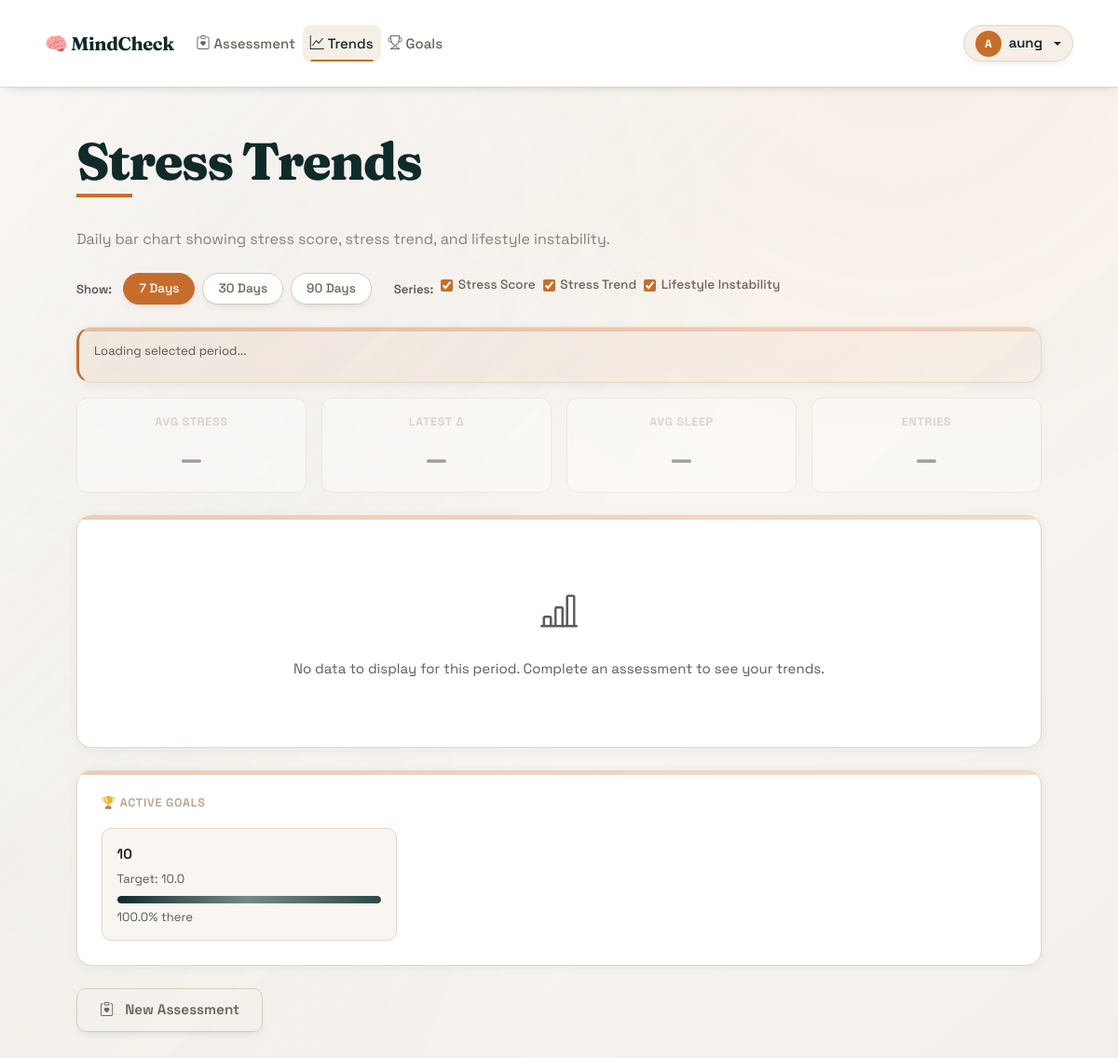
The app's page /history (signed in), older data.
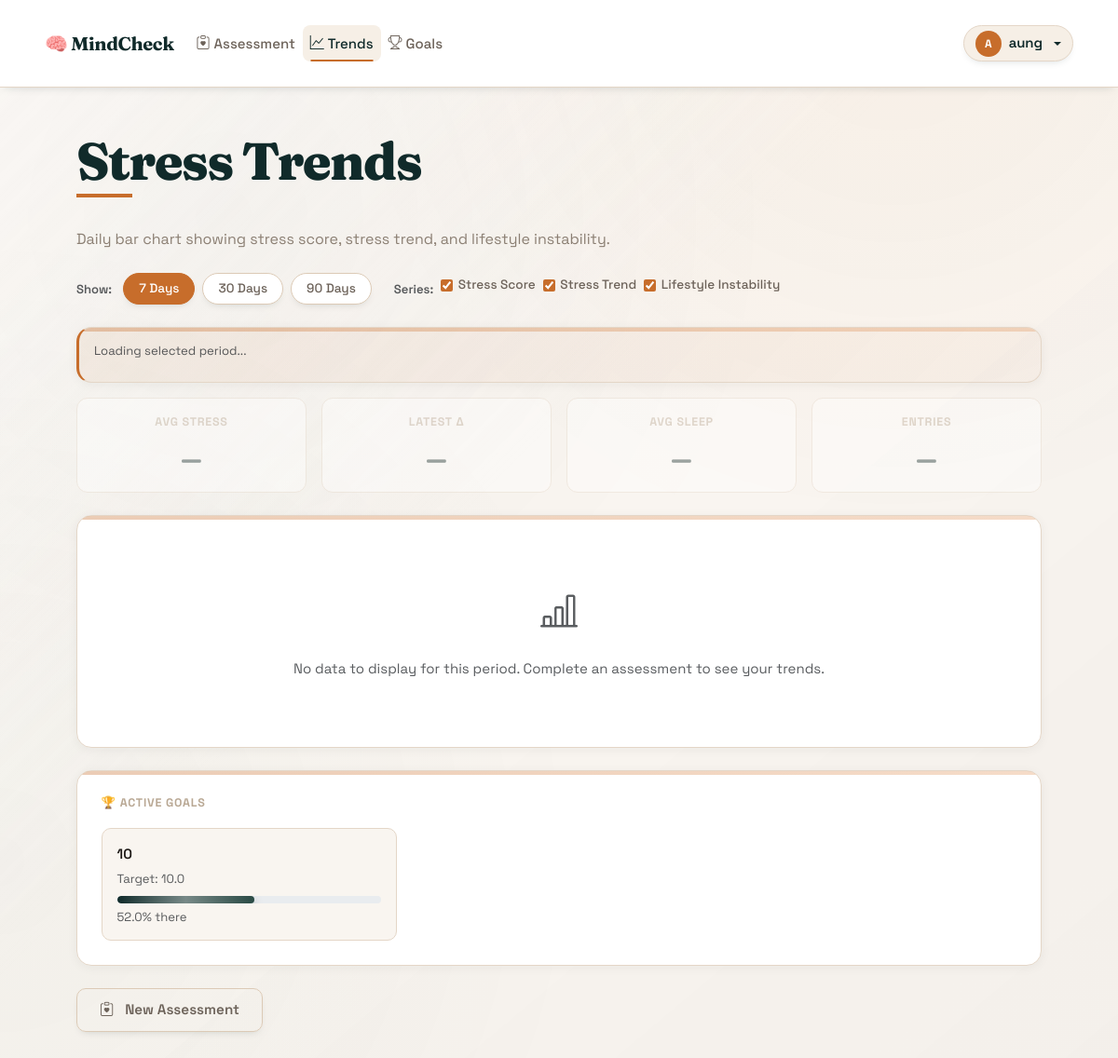
The same page, newer data.
### database.py (models this page shows, shortened)
class Goal(db.Model):
    __tablename__ = 'goals'
    id = db.Column(db.Integer, primary_key=True)
    user_id = db.Column(db.Integer, db.ForeignKey('users.id'), nullable=False)
    goal_type = db.Column(db.String(50), nullable=False)  # 'avg_stress', 'peak_stress', 'streak_days'
    description = db.Column(db.String(255))
    target_value = db.Column(db.Float, nullable=False)
    current_value = db.Column(db.Float, default=0.0)
    deadline = db.Column(db.Date, nullable=True)
    created_at = db.Column(db.DateTime, default=datetime.utcnow)
    completed_at = db.Column(db.DateTime, nullable=True)
    status = db.Column(db.String(20), default='active')
    def calculate_progress(self):
        if self.goal_type in ['avg_stress', 'peak_stress']:
            if self.current_value <= self.target_value:
                return 100.0
            max_stress = 100.0  # Assuming stress is 0-100
            progress = max(0, (max_stress - self.current_value) / (max_stress - self.target_value) * 100)
            return min(100.0, progress)
        elif self.goal_type == 'streak_days':
            progress = (self.current_value / self.target_value) * 100
            return min(100.0, progress)
        return 0.0

### app.py (the view)
@app.route('/history')
@login_required
def history():
    history_data = _load_history_entries_for_user(current_user.id)
    active_goals = Goal.query.filter_by(user_id=current_user.id, status='active').all()
    has_unsaved_result = ('wizard_result' in session and 'wizard_saved_entry_id' not in session)
    return render_template('history.html',
                           history_data=history_data,
                           user=current_user,
                           goals=active_goals,
                           has_unsaved_result=has_unsaved_result)

### app.py (called while the page is built, shortened)
@login_manager.user_loader
def load_user(user_id):
    return User.query.get(int(user_id))

def _load_history_entries_for_user(user_id):
    db_entries = AssessmentEntry.query.filter_by(user_id=user_id).order_by(AssessmentEntry.created_at.asc()).all()
    db_history = [entry.to_history_dict() for entry in db_entries]
    json_history = StressHistory(user_id=user_id).load_history()
    if not db_history:
        return json_history
    if not json_history:
        return db_history

### stress_history.py (called while the page is built)
    def load_history(self):
        if not os.path.exists(self.history_file):
            return []
        try:
            with open(self.history_file, 'r') as f:
                return json.load(f)
        except (json.JSONDecodeError, IOError):
            return []

### templates/history.html (shortened to what this page needs)
{% extends "base.html" %}
{% block content %}
<div class="container py-5">
    <div class="page-header stack mb-4">
        <h1>Stress Trends</h1>
        <p class="page-subtitle">Daily bar chart showing stress score, stress trend, and lifestyle instability.</p>
    </div>
    <div class="d-flex flex-wrap gap-2 mb-4 align-items-center">
        <span class="text-muted small fw-600 me-1">Show:</span>
        <button class="btn btn-filter active" data-days="7" id="f7">7 Days</button>
        <button class="btn btn-filter" data-days="30" id="f30">30 Days</button>
        <button class="btn btn-filter" data-days="90" id="f90">90 Days</button>
        <span class="ms-3 text-muted small fw-600">Series:</span>
        <label class="series-toggle"><input type="checkbox" checked data-series="0"> Stress Score</label>
        <label class="series-toggle"><input type="checkbox" checked data-series="1"> Stress Trend</label>
        <label class="series-toggle"><input type="checkbox" checked data-series="2"> Lifestyle Instability</label>
    </div>
    <div class="result-card chart-info-card mb-3">
        <div class="small text-muted mb-1" id="rangeInfo">Loading selected period...</div>
    </div>
    <div class="row g-3 mb-4" id="statsRow">
        <div class="col-6 col-md-3">
            <div class="stat-mini-card text-center">
                <div class="label">Avg Stress</div>
                <div class="mini-score" id="avgStress">–</div>
            </div>
        </div>
        <div class="col-6 col-md-3">
            <div class="stat-mini-card text-center">
                <div class="label">Latest Δ</div>
                <div class="mini-score" id="stressDelta">–</div>
            </div>
        </div>
        <div class="col-6 col-md-3">
            <div class="stat-mini-card text-center">
                <div class="label">Avg Sleep</div>
                <div class="mini-score" id="avgSleep">–</div>
            </div>
        </div>
        <div class="col-6 col-md-3">
            <div class="stat-mini-card text-center">
                <div class="label">Entries</div>
                <div class="mini-score" id="entryCount">–</div>
            </div>
        </div>
    </div>
    <div class="result-card chart-card mb-4">
        <div id="noDataMsg" class="text-center py-5 text-muted" style="display:none;">
            <i class="bi bi-bar-chart-line fs-1 mb-3 d-block"></i>
            No data to display for this period. Complete an assessment to see your trends.
        </div>
    </div>
    {% if goals %}
    <div class="result-card mb-4">
        <div class="label mb-3">🏆 Active Goals</div>
        <div class="row g-3">
            {% for goal in goals %}
            <div class="col-md-4">
                <div class="goal-mini-card">
                    <div class="fw-600 mb-1">{{ goal.description or goal.goal_type }}</div>
                    <div class="small text-muted">Target: {{ goal.target_value }}</div>
                    <div class="progress mt-2" style="height:8px; border-radius:99px;">
                        <div class="progress-bar bg-accent" style="width: {{ goal.calculate_progress()|round(0) }}%;">
                        </div>
                    </div>
                    <div class="small text-muted mt-1">{{ goal.calculate_progress()|round(0) }}% there</div>
                </div>
            </div>
            {% endfor %}
        </div>
    </div>
    {% endif %}
    <a href="{{ url_for('assess_step1') }}" class="btn btn-wizard-ghost">
        <i class="bi bi-clipboard-heart me-1"></i> New Assessment
    </a>
</div>
{% endblock %}

Row changes from the older to the newer data that the page shows:
changed Goal: current_value 0 → 52.8583 (drawn); calculate_progress "100.0" → "52.0"
